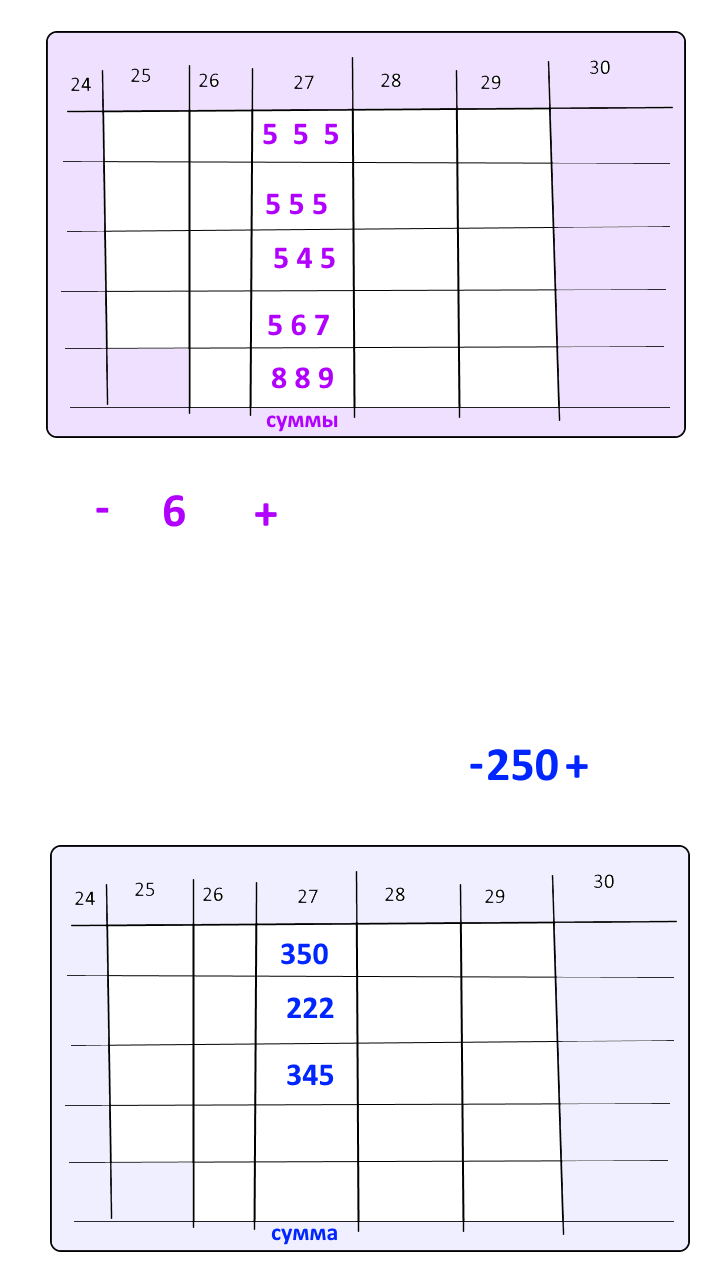
#> input picture main-screen.png, 720 x 1280 px
$ python -i main.py   (imports and definitions only)
#> lines starting #> are read from the running program, lines starting #| are printed output that depends on the picture; after the words box and inside, x2 and y2 are one past the last pixel; in counts of white or black regions, pixels touching at a corner belong together
#> further down, picture is the input picture: PIL image 720x1280 RGB; mean R, G, B 243.1, 240.5, 248.5
#!/usr/bin/env python3
"""
Dolgator — вертикальное видео 720x1280 (Instagram Reels) по истории git.

Два режима (автоматически):
  1. Нет папки frames/ с кадрами → снимает кадры приложения
  2. frames/ + manifest.json есть → собирает MP4

Запуск:
    python make-demo-video/main.py --limit 5 --skip 92 --name dolgator-test-5
    python make-demo-video/main.py   # повторно — соберёт видео из frames/
"""

from __future__ import annotations

import argparse
import hashlib
import json
import os
import re
import shutil
import signal
import subprocess
import sys
import threading
import time
import urllib.error
import urllib.request
from datetime import datetime, timedelta
from pathlib import Path

# ---------------------------------------------------------------------------
# Paths & layout
# ---------------------------------------------------------------------------

HERE = Path(__file__).resolve().parent
REPO = HERE.parent
WORK = HERE / ".work"
FRAMES = HERE / "frames"
COMPOSED = HERE / "composed"
MANIFEST = FRAMES / "manifest.json"

WIDTH, HEIGHT = 720, 1280
APP_H = int(HEIGHT * 0.9)   # 1152
FOOTER_H = HEIGHT - APP_H   # 128

PORT = 19088
WEB_URL = f"http://127.0.0.1:{PORT}"
SECONDS_PER_FRAME = 1.0
TITLE_SECONDS = 1.5
XFADE_SECONDS = 0.3
FPS = 30

IS_WIN = sys.platform == "win32"
NPM = "npm.cmd" if IS_WIN else "npm"
NPX = "npx.cmd" if IS_WIN else "npx"
STORAGE_KEY = "@dolgator/data"

ENV_EXPO = {
    **os.environ,
    "CI": "1",
    "BROWSER": "none",
    "EXPO_NO_TELEMETRY": "1",
    "EXPO_OFFLINE": "0",
}

BG = (8, 8, 14)
FOOTER_BG = (14, 14, 22)
TEXT = (236, 236, 244)
ACCENT = (120, 200, 180)
MUTED = (140, 140, 158)


# ---------------------------------------------------------------------------
# Demo state
# ---------------------------------------------------------------------------

def _date_key(d: datetime) -> str:
    return d.strftime("%Y-%m-%d")


def _monday(d: datetime) -> datetime:
    d = d.replace(hour=0, minute=0, second=0, microsecond=0)
    return d - timedelta(days=d.weekday())


# [100 lines left out: functions build_demo_state, run, git_log, short_subject, file_hash, not called in this run]


def deps_fingerprint(work: Path) -> str:
    return file_hash(work / "package-lock.json") + file_hash(work / "package.json")


# [10 lines left out: function ensure_worktree, not called in this run]


def checkout(sha: str) -> None:
    run(["git", "checkout", "--force", sha], cwd=WORK)
    run(["git", "clean", "-fdx", "-e", "node_modules", "-e", ".expo"], cwd=WORK, check=False)


# [90 lines left out: functions pids_on_port, kill_port, kill_proc, start_expo, wait_http, not called in this run]


def npm_install() -> None:
    print("  npm install ...", flush=True)
    run([NPM, "install", "--no-audit", "--no-fund"], cwd=WORK, capture=False)


# ---------------------------------------------------------------------------
# Frames manifest
# ---------------------------------------------------------------------------

# [7 lines left out: function load_manifest, not called in this run]


FRAME_RE = re.compile(r"^(\d{4})_([a-f0-9]{7,40})\.png$", re.I)


# [7 lines left out: function list_frame_files, not called in this run]


def frames_ready() -> bool:
    return len(list_frame_files()) > 0


# [34 lines left out: functions resolve_frames_manifest, save_manifest, output_filename, not called in this run]


# ---------------------------------------------------------------------------
# Playwright capture
# ---------------------------------------------------------------------------

INJECT_JS = """
(state) => {
  const raw = JSON.stringify(state);
  try { localStorage.setItem("%s", raw); } catch (e) {}
  try { sessionStorage.setItem("%s", raw); } catch (e) {}
}
""" % (STORAGE_KEY, STORAGE_KEY)


def looks_like_onboarding(text: str) -> bool:
    return any(k in text for k in ("Добро пожаловать", "Использовать пример"))


# [158 lines left out: functions looks_like_error, capture_frame, capture_frames, _font, not called in this run]


def _crop_phone_content(im):
    """Вырезать телефонную рамку из web-скриншота (убрать чёрные поля вокруг)."""
    from PIL import Image

    rgb = im.convert("RGB")
    # фон webOuter ~ #050508 — считаем «пустым» всё темнее порога
    gray = rgb.convert("L")
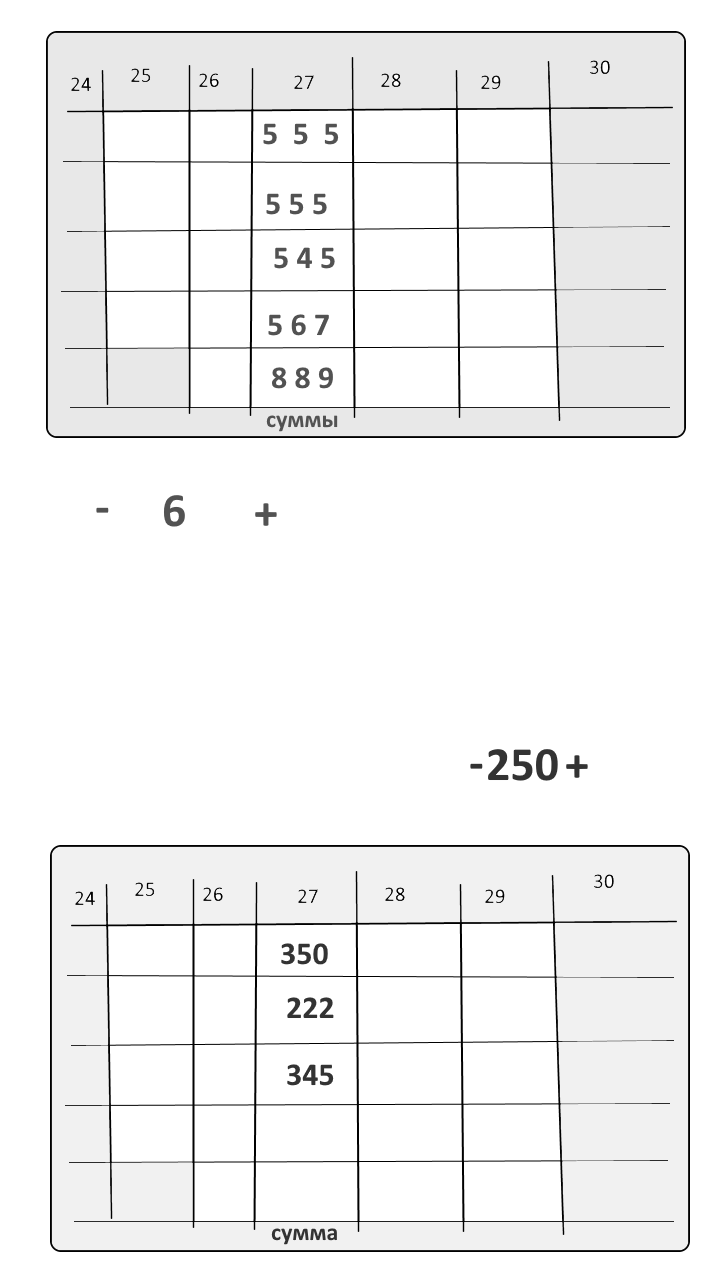
#> gray: PIL image 720x1280 L; min 0, max 255, mean 242.2
    mask = gray.point(lambda p: 255 if p > 18 else 0)
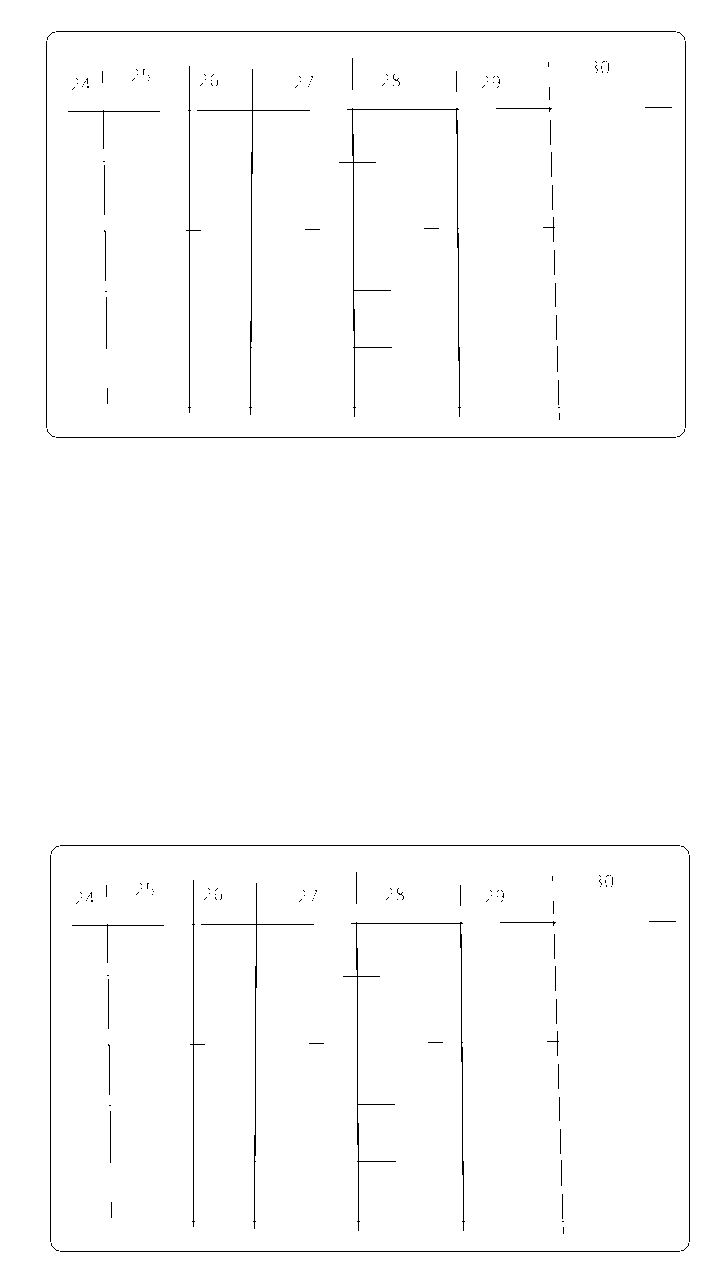
#> mask: PIL image 720x1280 L; 99% white; black in thin lines or dots, all inside (x1, y1, x2, y2) = (46, 31, 690, 1252)
    bbox = mask.getbbox()
#> bbox = (0, 0, 720, 1280)
    if not bbox:
        return rgb
    # небольшой запас, чтобы не срезать скруглённую рамку
    pad = 4
    l, t, r, b = bbox
#> l = 0; t = 0; r = 720; b = 1280
    l = max(0, l - pad)
    t = max(0, t - pad)
    r = min(rgb.width, r + pad)
    b = min(rgb.height, b + pad)
    cropped = rgb.crop((l, t, r, b))
    # если кроп почти весь кадр — оставить как есть
    if cropped.width * cropped.height < rgb.width * rgb.height * 0.08:
        return rgb
    return cropped


# [265 lines left out: functions _fit_phone, _footer_line, _truncate_to_width, write_title_card, compose_commit_frame, build_composed_frames and 4 more, not called in this run]


# [6 lines not run here, left out]

>>> from PIL import Image
>>> picture = Image.open('../main-screen.png')
>>> result = _crop_phone_content(picture)
